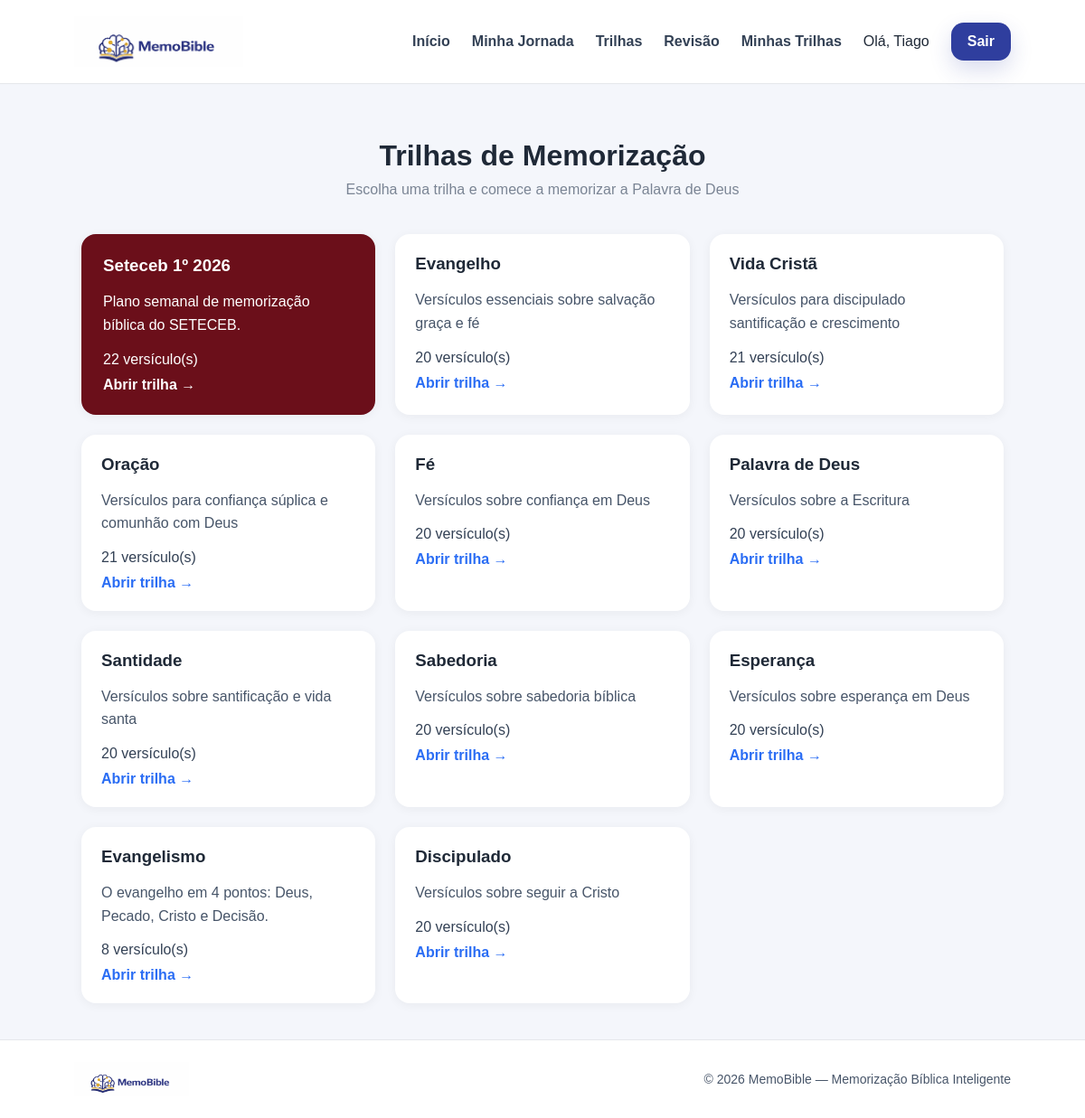
Page /trilhas (signed in) on the committed database.
### app/models.py (models this page shows)
class User(Base):
    __tablename__ = "users"
    id = Column(Integer, primary_key=True, index=True)
    name = Column(String, nullable=False)
    email = Column(String, unique=True, nullable=False)
    password_hash = Column(String, nullable=False)

class Track(Base):
    __tablename__ = "tracks"
    id = Column(Integer, primary_key=True, index=True)
    title = Column(String, nullable=False)
    description = Column(Text, nullable=True)
    verses = relationship("Verse", back_populates="track")

### app/main.py (the view)
@app.get("/trilhas", response_class=HTMLResponse)
def trilhas_page(request: Request, db: Session = Depends(get_db)):
    user = require_user(request, db)
    tracks = sort_tracks(db.query(Track).all())
    progresses = db.query(UserVerseProgress).filter(
        UserVerseProgress.user_id == user.id
    ).all()
    progress_map = {p.verse_id: p for p in progresses}
    return templates.TemplateResponse(
        "tracks.html",
        {
            "request": request,
            "titulo": "Trilhas",
            "tracks": tracks,
            "progress_map": progress_map,
            "current_user": user,
        },
    )

### app/templates/tracks.html (shortened to what this page needs)
{% extends "base.html" %}
{% block content %}
<div class="container">
    <h1>Trilhas de Memorização</h1>
    <div class="subtitle">
        Escolha uma trilha e comece a memorizar a Palavra de Deus
    </div>
    <div class="tracks-grid">
        {% for track in tracks %}
        <div class="track {% if track.title == 'Seteceb 1º 2026' %}track-seteceb{% endif %}">
            <h3>{{ track.title }}</h3>
            <p>{{ track.description }}</p>
            <div class="track-meta">
                {{ track.verses|length }} versículo(s)
            </div>
            <a href="/trilha/{{ track.id }}">
                Abrir trilha →
            </a>
        </div>
        {% endfor %}
    </div>
</div>
{% endblock %}

### app/templates/base.html (shortened to what this page needs)
<!DOCTYPE html>
<html lang="pt-BR">
<head>
<link rel="stylesheet" href="/static/style.css">
</head>
<body>
<header class="site-header">
<div class="site-header-inner">
<a href="/" class="site-brand">
<img src="/static/images/horizontal.png" alt="MemoBible Logo" loading="lazy">
</a>
<nav class="site-nav">
<a href="/">Início</a>
{% if current_user %}
<a href="/dashboard">Minha Jornada</a>
<a href="/trilhas">Trilhas</a>
<a href="/revisao">Revisão</a>
<a href="/minhas-trilhas">Minhas Trilhas</a>
{% endif %}
{% if current_user %}
<span class="site-user">Olá, {{ current_user.name }}</span>
<a href="/logout" class="site-btn">Sair</a>
{% else %}
<a href="/login" class="site-btn">Entrar</a>
<a href="/register" class="site-btn">Criar conta</a>
{% endif %}
</nav>
</div>
</header>
<main class="page-content">
{% block content %}
{% endblock %}
</main>
<footer class="site-footer">
<div class="site-footer-inner">
<div class="site-footer-brand">
<img src="/static/images/horizontal.png" alt="MemoBible" loading="lazy">
</div>
<div class="site-footer-copy">
© 2026 MemoBible — Memorização Bíblica Inteligente
</div>
</div>
</footer>
</body>
</html>

### app/static/style.css (style rules this page uses)
* { box-sizing: border-box; }
html { scroll-behavior: smooth; }
body { margin: 0; font-family: 'Inter', sans-serif; background: #f5f7fb; color: #1f2937; }
.site-footer { margin-top: 100px; background: #ffffff; border-top: 1px solid rgba(15, 23, 42, 0.06); }
.container { max-width:1100px; margin:auto; padding:40px; }
h1 { text-align:center; margin-bottom:10px; color:#1f2937; }
.subtitle { text-align:center; opacity:0.75; margin-bottom:30px; color:#475569; }
.tracks-grid { display:grid; grid-template-columns:repeat(auto-fit,minmax(300px,1fr)); gap:22px; }
.track { background:white; padding:22px; border-radius:16px; transition:all .2s; box-shadow:0 2px 12px rgba(0,0,0,0.05); }
.track-seteceb { background:#6b0f1a; border:2px solid #6b0f1a; }
.track h3 { margin-top:0; margin-bottom:12px; color:#1f2937; }
.track p { color:#475569; line-height:1.6; }
.track-meta { margin-top:14px; margin-bottom:10px; color:#334155; font-weight:500; }
.track-seteceb h3, .track-seteceb p, .track-seteceb .track-meta { color:white; }
.track-seteceb a { color:white; }
html, body { margin: 0; padding: 0; min-height: 100%; }
body { font-family: Arial, Helvetica, sans-serif; background: #f4f6fb; color: #1f2937; min-height: 100vh; display: flex; flex-direction: column; }
.page-content { flex: 1; }
.site-header { background: #ffffff; border-bottom: 1px solid #e5e7eb; }
.site-header-inner { max-width: 1100px; margin: 0 auto; padding: 18px 32px; display: flex; align-items: center; justify-content: space-between; gap: 24px; }
.site-brand img { height: 56px; display: block; }
.site-nav { display: flex; align-items: center; gap: 24px; flex-wrap: wrap; }
.site-nav a { text-decoration: none; color: #334155; font-weight: 600; }
.site-btn { background: #2f3e9e; color: #ffffff !important; padding: 12px 18px; border-radius: 14px; box-shadow: 0 10px 25px rgba(47, 62, 158, 0.18); }
.site-footer { background: #ffffff; border-top: 1px solid #e5e7eb; margin-top: auto; }
.site-footer-inner { max-width: 1100px; margin: 0 auto; padding: 24px 32px; display: flex; align-items: center; justify-content: space-between; gap: 20px; }
.site-footer-brand img { height: 38px; display: block; }
.site-footer-copy { color: #475569; font-size: 14px; text-align: right; }
.site-header { position: sticky; top: 0; z-index: 100; background: white; }

### app/templates/tracks.html (style rules this page uses)
.container { max-width:1100px; margin:auto; padding:40px; }
h1 { text-align:center; margin-bottom:10px; }
.subtitle { text-align:center; opacity:0.7; margin-bottom:40px; }
.tracks-grid { display:grid; grid-template-columns:repeat(auto-fit,minmax(280px,1fr)); gap:22px; }
.track { background:white; padding:22px; border-radius:16px; box-shadow:0 2px 12px rgba(0,0,0,0.05); transition:.2s; }
.track h3 { margin-top:0; margin-bottom:12px; }
.track p { color:#475569; }
.track-meta { margin-top:14px; margin-bottom:10px; color:#334155; font-weight:500; }
.track-seteceb { background:#6b0f1a; border:2px solid #6b0f1a; }
.track-seteceb h3, .track-seteceb p, .track-seteceb .track-meta { color:white; }
.track-seteceb a { color:white; }
a { color:#2a6df4; text-decoration:none; font-weight:600; }

### rows in the picture
User: name "Tiago"
Track: title "Seteceb 1º 2026", description "Plano semanal de memorização bíblica do SETECEB.", verses|length "22"
Track: title "Evangelho", description "Versículos essenciais sobre salvação graça e fé", verses|length "20"
Track: title "Vida Cristã", description "Versículos para discipulado santificação e crescimento", verses|length "21"
Track: title "Oração", description "Versículos para confiança súplica e comunhão com Deus", verses|length "21"
Track: title "Fé", description "Versículos sobre confiança em Deus", verses|length "20"
Track: title "Palavra de Deus", description "Versículos sobre a Escritura", verses|length "20"
Track: title "Santidade", description "Versículos sobre santificação e vida santa", verses|length "20"
Track: title "Sabedoria", description "Versículos sobre sabedoria bíblica", verses|length "20"
Track: title "Esperança", description "Versículos sobre esperança em Deus", verses|length "20"
Track: title "Evangelismo", description "O evangelho em 4 pontos: Deus, Pecado, Cristo e Decisão.", verses|length "8"
Track: title "Discipulado", description "Versículos sobre seguir a Cristo", verses|length "20"
